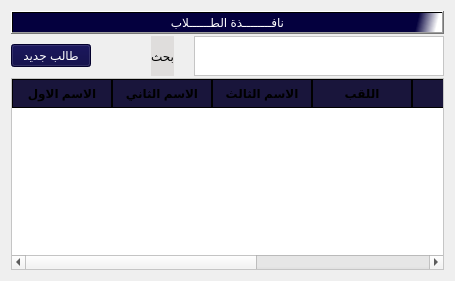
                   <widget class="QWidget" name="tab_233">
                    <attribute name="title">
                     <string>ادارة الطلاب</string>
                    </attribute>
                    <layout class="QGridLayout" name="gridLayout_14">
                     <item row="0" column="0">
                      <layout class="QVBoxLayout" name="verticalLayout_135" stretch="3,3,96">
                       <property name="spacing">
                        <number>2</number>
                       </property>
                       <item>
                        <widget class="QPushButton" name="pushButton_271">
                         <property name="styleSheet">
                          <string notr="true">background-color:rgb(223, 221, 220);
color:rgb(0, 0, 0);

font: 18pt &quot;Mohammad Annoktah&quot;;
background-color:qlineargradient(spread:pad, x1:0.506975, y1:0.432, x2:0.99, y2:0.437227, stop:0.900498 rgba(4, 0, 62, 255), stop:1 rgba(255, 255, 255, 255));
color:rgb(255, 255, 255);
font: 15pt &quot;PT Bold Heading&quot;;</string>
                         </property>
                         <property name="text">
                          <string>نافــــــــذة الطــــــلاب</string>
                         </property>
                        </widget>
                       </item>
                       <item>
                        <layout class="QHBoxLayout" name="horizontalLayout_221" stretch="0,40,0,0">
                         <property name="spacing">
                          <number>20</number>
                         </property>
                         <item>
                          <widget class="QPushButton" name="btnAddNewStudent">
                           <property name="layoutDirection">
                            <enum>Qt::LeftToRight</enum>
                           </property>
                           <property name="styleSheet">
                            <string notr="true">background-color:rgb(4, 0, 62);
color:rgb(255, 255, 255);
font: 15pt &quot;PT Bold Heading&quot;;</string>
                           </property>
                           <property name="text">
                            <string>طالب جديد</string>
                           </property>
                           <property name="icon">
                            <iconset>
                             <normaloff>../../newjob/icons/add-to-28.svg</normaloff>../../newjob/icons/add-to-28.svg</iconset>
                           </property>
                           <property name="iconSize">
                            <size>
                             <width>30</width>
                             <height>30</height>
                            </size>
                           </property>
                          </widget>
                         </item>
                         <item>
                          <spacer name="horizontalSpacer_60">
                           <property name="orientation">
                            <enum>Qt::Horizontal</enum>
                           </property>
                           <property name="sizeHint" stdset="0">
                            <size>
                             <width>40</width>
                             <height>20</height>
                            </size>
                           </property>
                          </spacer>
                         </item>
                         <item>
                          <widget class="QLabel" name="label_190">
                           <property name="styleSheet">
                            <string notr="true">background-color:rgb(223, 221, 220);
color:rgb(0, 0, 0);

font: 15pt &quot;Mohammad Annoktah&quot;;</string>
                           </property>
                           <property name="text">
                            <string>بحث</string>
                           </property>
                          </widget>
                         </item>
                         <item>
                          <widget class="QTextEdit" name="textEdit">
                           <property name="maximumSize">
                            <size>
                             <width>250</width>
                             <height>40</height>
                            </size>
                           </property>
                           <property name="styleSheet">
                            <string notr="true">background-color:rgb(255, 255, 255);
color:rgb(0, 0, 0);
font: 10pt &quot;PT Bold Heading&quot;;</string>
                           </property>
                          </widget>
                         </item>
                        </layout>
                       </item>
                       <item>
                        <layout class="QHBoxLayout" name="horizontalLayout_222">
                         <item>
                          <widget class="QTableWidget" name="tblStudents">
                           <property name="styleSheet">
                            <string notr="true">QTableWidget {
    background-color: #FFFFFF;
    alternate-background-color:rgb(0, 0, 0);
    font: 9pt &quot;PT Bold Heading&quot;;
    font-weight: bold;
 color:rgb(0, 0, 0)
}

QHeaderView::section {
    background-color:rgb(25, 21, 59);
    border: 1px solid rgb(0, 0, 0);
    font-weight: bold;
    padding: 4px;
    text-align: center;
	font: 10pt &quot;PT Bold Heading&quot;;
}

QTableWidget::item:selected {
    background-color:rgb(25, 21, 65);
    color:rgb(255, 255, 255);
}</string>
                           </property>
                           <column>
                            <property name="text">
                             <string>الاسم الاول</string>
                            </property>
                           </column>
                           <column>
                            <property name="text">
                             <string>الاسم الثاني</string>
                            </property>
                           </column>
                           <column>
                            <property name="text">
                             <string>الاسم الثالث</string>
                            </property>
                           </column>
                           <column>
                            <property name="text">
                             <string>اللقب</string>
                            </property>
                           </column>
                           <column>
                            <property name="text">
                             <string>الصف</string>
                            </property>
                           </column>
                           <column>
                            <property name="text">
                             <string>تاريخ الميلاد</string>
                            </property>
                           </column>
                           <column>
                            <property name="text">
                             <string>رقم ولي الامر</string>
                            </property>
                           </column>
                          </widget>
                         </item>
                        </layout>
                       </item>
                      </layout>
                     </item>
                    </layout>
                   </widget>
